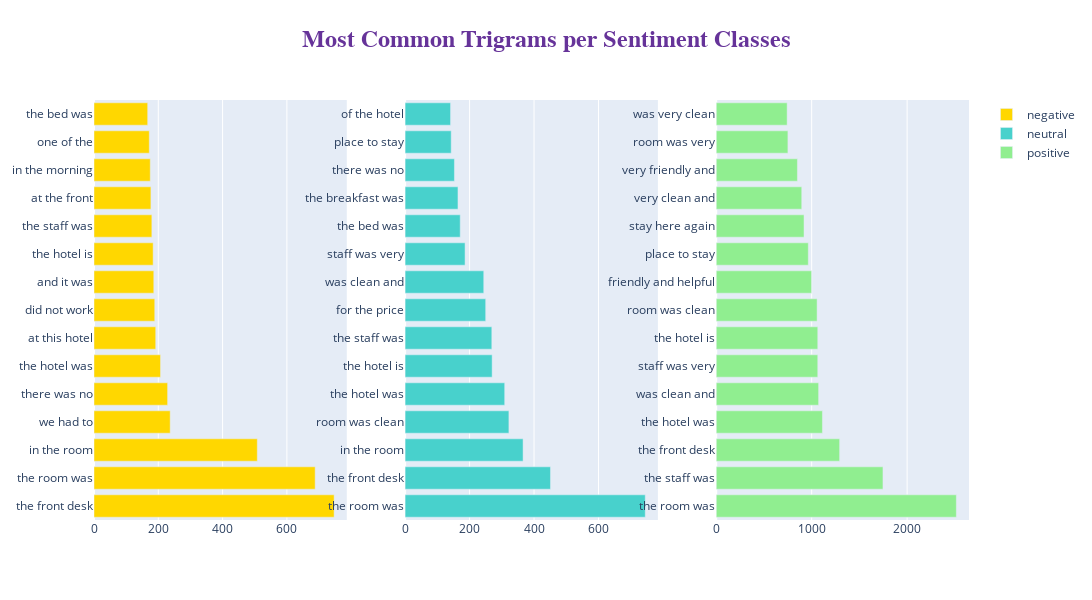

The cell this chart's notebook holds for it:
### Code cell
# Create a subplot layout with 1 row and 3 columns
fig = make_subplots(rows=1, cols=3)

# Define titles for each subplot based on sentiment labels
title_ = ["negative", "neutral", "positive"]

# Iterate over the three sentiment labels
for i in range(3):
    # Filter tokenized reviews by sentiment label
    texts = df[df["label"] == i]['tokenized_review']

    # Flatten the list of tokenized reviews into a single list of words
    new = texts.str.split()
    new = new.values.tolist()
    corpus = [word for sublist in new for word in sublist]
    
    # Get the top 15 trigrams (three-word phrases) for the current sentiment label
    top_n_trigrams = _get_top_ngram(texts, 3)[:15]
    x, y = map(list, zip(*top_n_trigrams))  # Separate trigrams and their frequencies

    # Add a horizontal bar chart for the current sentiment label
    fig.add_trace(go.Bar(
                x=y,
                y=x,
                orientation='h',
                type="bar",
                name=title_[i],  # Label for the legend
                marker=dict(color=colors[i])), 1, i+1)
    
# Customize the layout of the figure
fig.update_layout(
    autosize=False,
    width=2000,
    height=600,
    title=dict(
        text='<b>Most Common Trigrams per Sentiment Classes</b>',  # Main title
        x=0.5,
        y=0.95,
        font=dict(
            family="Courier New, monospace",  # Font style
            size=24,  # Font size
            color="RebeccaPurple"  # Font color
        )
    )
)

# Display the figure
fig.show()

### Figure 1 — Plotly figure (JSON) as saved in the notebook; plotly's stock layout.template omitted (floating-point values rounded to 4 significant figures)
{"data": [{"marker": {"color": "gold"}, "name": "negative", "orientation": "h", "type": "bar", "x": [747, 688, 508, 237, 229, 207, 192, 189, 186, 184, 180, 177, 175, 172, 167], "xaxis": "x", "y": ["the front desk", "the room was", "in the room", "we had to", "there was no", "the hotel was", "at this hotel", "did not work", "and it was", "the hotel is", "the staff was", "at the front", "in the morning", "one of the", "the bed was"], "yaxis": "y"}, {"marker": {"color": "mediumturquoise"}, "name": "neutral", "orientation": "h", "type": "bar", "x": [745, 451, 366, 322, 309, 270, 269, 250, 244, 186, 171, 164, 153, 143, 141], "xaxis": "x2", "y": ["the room was", "the front desk", "in the room", "room was clean", "the hotel was", "the hotel is", "the staff was", "for the price", "was clean and", "staff was very", "the bed was", "the breakfast was", "there was no", "place to stay", "of the hotel"], "yaxis": "y2"}, {"marker": {"color": "lightgreen"}, "name": "positive", "orientation": "h", "type": "bar", "x": [2516, 1747, 1293, 1113, 1073, 1064, 1064, 1057, 999, 965, 920, 896, 851, 751, 743], "xaxis": "x3", "y": ["the room was", "the staff was", "the front desk", "the hotel was", "was clean and", "staff was very", "the hotel is", "room was clean", "friendly and helpful", "place to stay", "stay here again", "very clean and", "very friendly and", "room was very", "was very clean"], "yaxis": "y3"}], "layout": {"autosize": false, "height": 600, "title": {"font": {"color": "RebeccaPurple", "family": "Courier New, monospace", "size": 24}, "text": "<b>Most Common Trigrams per Sentiment Classes</b>", "x": 0.5, "y": 0.95}, "width": 2000, "xaxis": {"anchor": "y", "domain": [0, 0.2889]}, "xaxis2": {"anchor": "y2", "domain": [0.3556, 0.6444]}, "xaxis3": {"anchor": "y3", "domain": [0.7111, 1]}, "yaxis": {"anchor": "x", "domain": [0, 1]}, "yaxis2": {"anchor": "x2", "domain": [0, 1]}, "yaxis3": {"anchor": "x3", "domain": [0, 1]}}}
